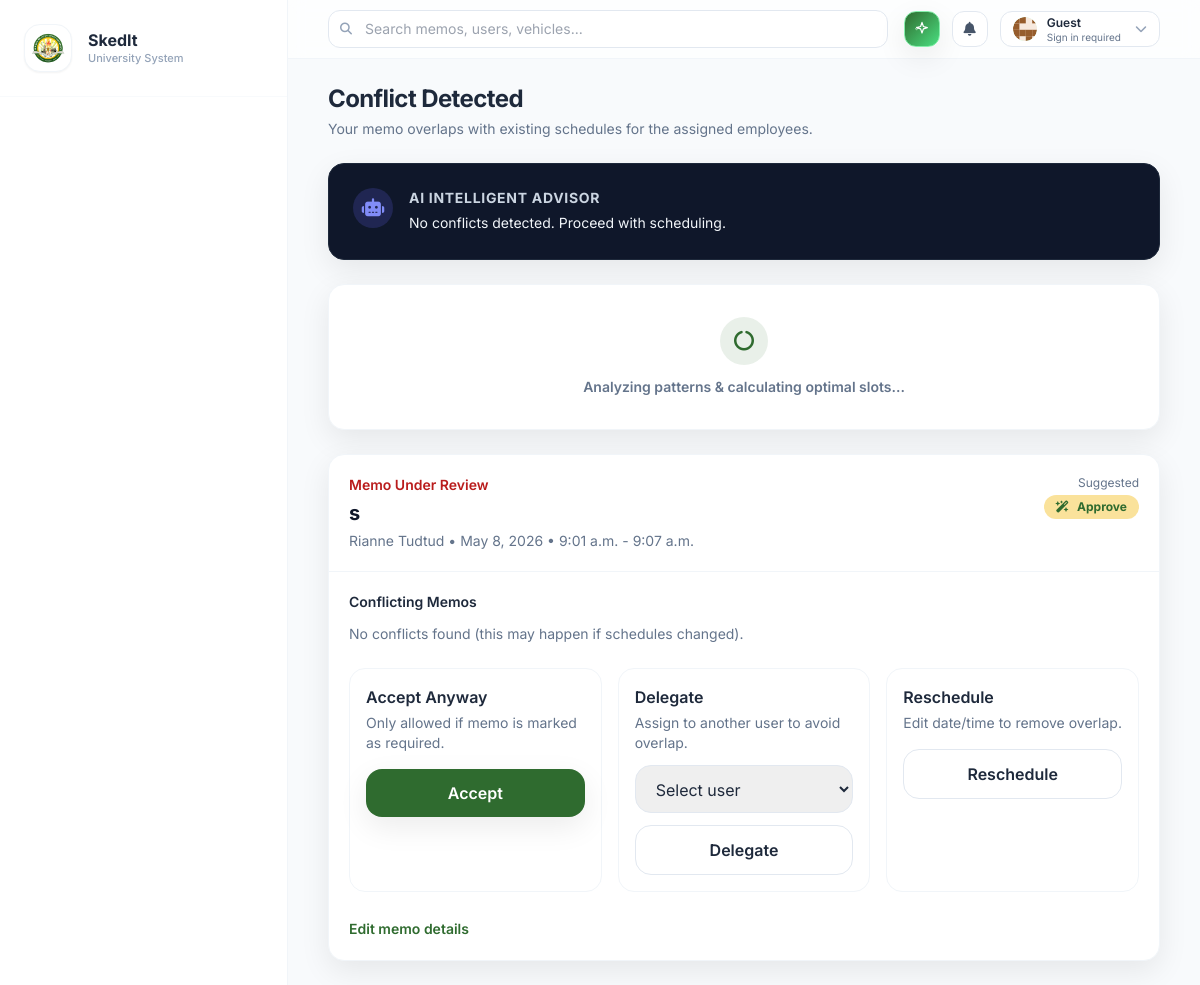
Page /memos/memos/1/conflict/ on the earlier database version.
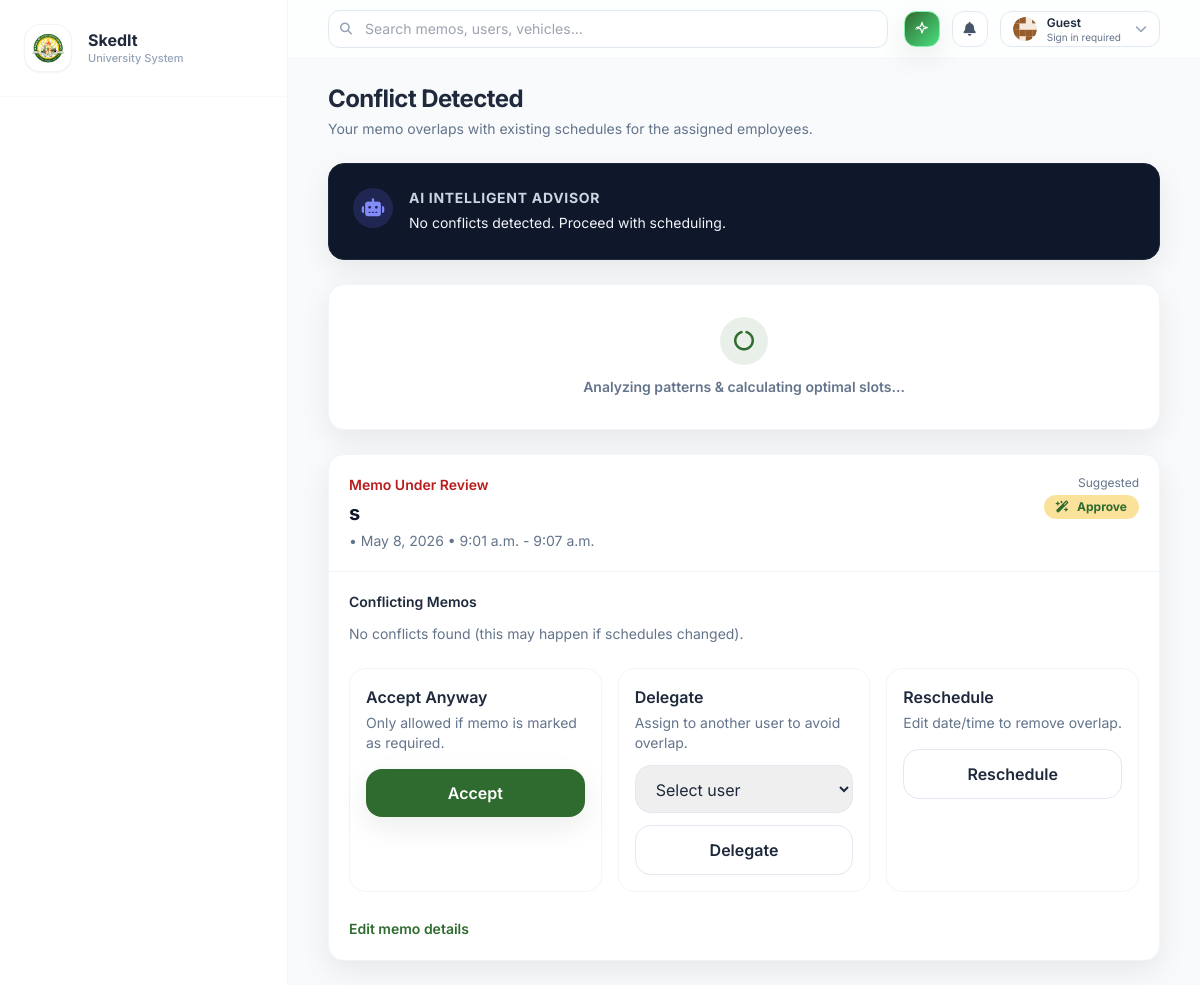
Same page on the later database version.
### memos/models.py (models this page shows, shortened)
class Memo(models.Model):
    class Priority(models.TextChoices):
        CRITICAL = "critical", "Critical"
        HIGH = "high", "High"
        MEDIUM = "medium", "Medium"
        LOW = "low", "Low"
    class Status(models.TextChoices):
        DRAFT = "draft", "Draft"
        PENDING = "pending", "Pending"
        APPROVED = "approved", "Approved"
        REJECTED = "rejected", "Rejected"
        DELEGATED = "delegated", "Delegated"
        CONFLICT = "conflict", "Conflict"
    class Category(models.TextChoices):
        INTERNAL = "internal", "Internal"
        EXTERNAL = "external", "External"
    title = models.CharField(max_length=200)
    description = models.TextField(blank=True)
    created_by = models.ForeignKey(
        settings.AUTH_USER_MODEL,
        on_delete=models.SET_NULL,
        null=True,
        blank=True,
        related_name="created_memos",
    )
    employees = models.ManyToManyField(
        settings.AUTH_USER_MODEL, related_name="memos", blank=True
    )
    to_all = models.BooleanField(default=False)
    reference_number = models.CharField(max_length=50, blank=True)
    date = models.DateField()
    start_time = models.TimeField()
    end_time = models.TimeField()
    venue = models.CharField(max_length=255, blank=True)
    destination = models.CharField(max_length=255, blank=True)
    priority = models.CharField(max_length=10, choices=Priority.choices, default=Priority.MEDIUM)
    required = models.BooleanField(default=False)
    category = models.CharField(max_length=20, choices=Category.choices, default=Category.INTERNAL)
    status = models.CharField(max_length=15, choices=Status.choices, default=Status.PENDING)
    delegated_to = models.ForeignKey(
        settings.AUTH_USER_MODEL,
        on_delete=models.SET_NULL,
        null=True,
        blank=True,
        related_name="delegated_memos",
    )
    campus = models.ForeignKey(
        "accounts.Campus", on_delete=models.SET_NULL, null=True, blank=True, related_name="memos"
    )
    department = models.ForeignKey(
        "accounts.Department", on_delete=models.SET_NULL, null=True, blank=True, related_name="memos"
    )
    created_at = models.DateTimeField(default=timezone.now, editable=False)
    updated_at = models.DateTimeField(auto_now=True)
    class Meta:
        ordering = ["-date", "start_time"]
        indexes = [
            models.Index(fields=["date", "start_time", "end_time"]),
        ]
    def conflicts_queryset(self, user=None):
        if user:
            users = [user]
        else:
            users = self.employees.all()
        qs = Memo.objects.filter(employees__in=users, date=self.date)
        if self.pk:
            qs = qs.exclude(pk=self.pk)
        return qs.filter(Q(start_time__lt=self.end_time) & Q(end_time__gt=self.start_time)).distinct()
    def has_conflicts(self) -> bool:
        for user in self.employees.all():
            if self.conflicts_queryset(user=user).exists():
                return True
        for booking in self.resource_bookings.all():
            if booking.has_conflicts():
                return True
        if hasattr(self, 'vehicle_booking') and self.vehicle_booking.has_conflicts():
            return True
        return False
    def get_employee_names(self) -> str:
        if self.to_all:
            return "All Faculty Members and Student"
        names = []
        for user in self.employees.all():
            if hasattr(user, 'profile') and user.profile.first_name:
                names.append(f"{user.profile.first_name} {user.profile.last_name}")
            else:
                names.append(user.get_full_name() or user.username)
        return ", ".join(names)
    def suggested_decision(self) -> str:
        if not self.has_conflicts():
            return "approve"

### accounts/models.py (models this page shows, shortened)
class Profile(models.Model):
    class Role(models.TextChoices):
        ADMIN = "admin", "Admin"
        HR = "hr", "HR"
        EMPLOYEE = "instructor", "Employee"
        APPROVER = "approver", "Department Head/Approver"
        TRANSPORTATION = "transportation", "Transportation"
        STAFF = "staff", "Staff"
    user = models.OneToOneField(User, on_delete=models.CASCADE, related_name="profile")
    first_name = models.CharField(max_length=150, blank=True)
    middle_name = models.CharField(max_length=150, blank=True)
    last_name = models.CharField(max_length=150, blank=True)
    employee_id = models.CharField(max_length=50, unique=True, null=True, blank=True)
    mobile_number = models.CharField(max_length=30, blank=True)
    address = models.TextField(blank=True)
    role = models.CharField(max_length=20, choices=Role.choices, default=Role.EMPLOYEE)
    department = models.ForeignKey(
        Department, on_delete=models.SET_NULL, null=True, blank=True, related_name="profiles"
    )
    profile_picture = models.ImageField(upload_to="profile_pictures/", null=True, blank=True)

### memos/views.py (the view)
# urls.py: path("memos/<int:pk>/conflict/", views.memo_conflict, name="memo_conflict"),
def memo_conflict(request, pk: int):
    memo = get_object_or_404(Memo, pk=pk)
    conflicts = memo.conflicts_queryset()
    suggestion = memo.suggested_decision()
    ai_recommendation = get_scheduling_recommendation({
        'title': memo.title,
        'date': str(memo.date),
        'start_time': str(memo.start_time),
        'end_time': str(memo.end_time),
        'venue': memo.venue,
        'priority': memo.priority,
    }, conflicts)
    users = User.objects.all().order_by("username")
    return render(
        request,
        "memos/memo_conflict.html",
        {
            "memo": memo,
            "conflicts": conflicts,
            "suggestion": suggestion,
            "ai_recommendation": ai_recommendation,
            "users": users
        },
    )

### memotrack/ai_utils.py (called while the page is built, shortened)
def get_genai_model(model_name="gemini-1.5-flash"):
    api_key = getattr(settings, "GEMINI_API_KEY", None)
    if not api_key:
        return None
    genai.configure(api_key=api_key)
    return genai.GenerativeModel(model_name)

def get_scheduling_recommendation(memo_data, conflicts):
    try:
        model = get_genai_model()
        if not model:
            raise ValueError("No model")
        conflicts_str = "\n".join([f"- {c.title} on {c.date} at {c.venue}" for c in conflicts])
        prompt = f"New event {memo_data.get('title')} conflicts with:\n{conflicts_str}\nRecommend action (reschedule/delegate/anyway)."
        response = model.generate_content(prompt)
        return response.text.strip()
    except Exception:
        if not conflicts: return "No conflicts detected. Proceed with scheduling."

### notifications/context_processors.py (called while the page is built, shortened)
def unread_notifications(request):
    user = getattr(request, "user", None)
    if not user or not getattr(user, "is_authenticated", False):
        return {
            "unread_notifications_count": 0,
            "recent_notifications": [],
        }

### memos/templates/memos/memo_conflict.html (shortened to what the changed rows need)
{% extends "base.html" %}
{% block content %}
<div x-data="{open:true}">
  <div class="flex items-center justify-between gap-4">
    <div>
      <h1 class="text-2xl font-bold tracking-tight">Conflict Detected</h1>
    </div>
  </div>
  <div x-show="open" class="mt-6">
    <div class="rounded-2xl bg-white border border-slate-100 shadow-soft overflow-hidden">
      <div class="p-5 border-b border-slate-100 flex items-start justify-between gap-6">
        <div>
          <div class="text-sm font-semibold text-red-700">Memo Under Review</div>
          <div class="text-xl font-bold mt-1 text-slate-900">{{ memo.title }}</div>
          <div class="text-sm text-slate-500 mt-1">{{ memo.get_employee_names }} • {{ memo.date }} • {{ memo.start_time }} - {{ memo.end_time }}</div>
        </div>
      </div>
    </div>
  </div>
</div>
{% endblock %}

Differences in the rows shown:
changed Memo: get_employee_names "Rianne Tudtud" → (not shown)
